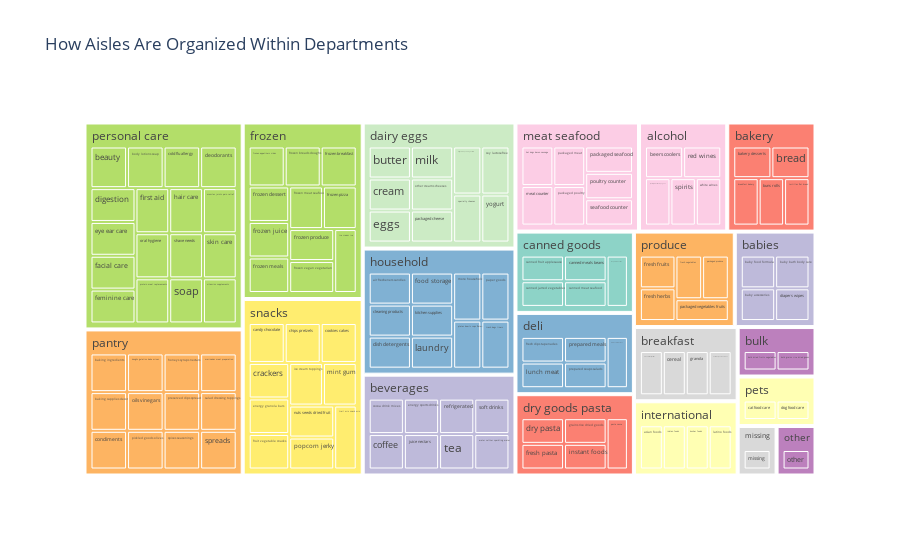

Here is the notebook cell this chart was saved with:
### Markdown cell above
### 3.1 What is the structure and composition of our datasets?

### Code cell
with warnings.catch_warnings():
    warnings.filterwarnings("ignore", message=".*observed=False.*")
    
    fig = px.treemap(
        tmp2,
        path=['department', 'aisle'],
        values='onesize',  # Equal size for each tile
        color='department',
        color_discrete_sequence=px.colors.qualitative.Set3,  # Mimic R palette='Set3'
        title='How Aisles Are Organized Within Departments'
    )

fig.show()

### Figure 1 — Plotly figure (JSON) as saved in the notebook; plotly's stock layout.template omitted (floating-point values rounded to 4 significant figures; data arrays with more than 128 entries replaced by an {"elided": "..."} marker saying what was removed)
{"data": [{"branchvalues": "total", "customdata": {"elided": "2835x1 str values"}, "domain": {"x": [0, 1], "y": [0, 1]}, "hovertemplate": "labels=%{label}<br>onesize=%{value}<br>parent=%{parent}<br>id=%{id}<br>department=%{customdata[0]}<extra></extra>", "ids": {"elided": "2835 str values"}, "labels": {"elided": "2835 str values"}, "marker": {"colors": {"elided": "2835 str values"}}, "name": "", "parents": {"elided": "2835 str values"}, "type": "treemap", "values": {"elided": "2835 int values"}}], "layout": {"legend": {"tracegroupgap": 0}, "title": {"text": "How Aisles Are Organized Within Departments"}, "treemapcolorway": ["rgb(141,211,199)", "rgb(255,255,179)", "rgb(190,186,218)", "rgb(251,128,114)", "rgb(128,177,211)", "rgb(253,180,98)", "rgb(179,222,105)", "rgb(252,205,229)", "rgb(217,217,217)", "rgb(188,128,189)", "rgb(204,235,197)", "rgb(255,237,111)"]}}
